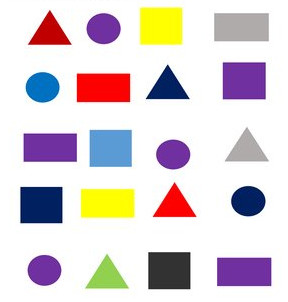
#> input picture Resources/shapes.png, 288 x 302 px, found by its file name
$ python contours-shape_detection.py
#> lines starting #> are read from the running program, lines starting #| are printed output that depends on the picture; after the words box and inside, x2 and y2 are one past the last pixel; in counts of white or black regions, pixels touching at a corner belong together
import cv2
import numpy as np

def getContours(img):
    contours, hierarchy = cv2.findContours(img,cv2.RETR_EXTERNAL,cv2.CHAIN_APPROX_NONE)
    for cnt in contours:
        area = cv2.contourArea(cnt)
        print(area)
        if area > 500:
            cv2.drawContours(imgContour, cnt, -1, (255, 0, 0), 3)
            peri = cv2.arcLength(cnt,True)
            print(peri)
            approx = cv2.approxPolyDP(cnt,0.2*peri,True)
            print(len(approx))
            objCorners = len(approx)
            x , y, w, h = cv2.boundingRect(approx)

            if objCorners ==3:ObjectType="Tri"
            elif objCorners == 4:
                aspRatio = w/float(h)
                if aspRatio > 0.95 and aspRatio < 1.05: objectType= "Square"
                else:objectType="Rectangle"
            elif objCorners>4: objectType="Circles"
            else:objectType="None"

            cv2.rectangle(imgContour,(x,y),(x+w,y+h),(0,255,0),2)
            cv2.putText(imgContour,objectType,
                        (x+(w//2)-10,y+(h//2)-10),cv2.FONT_HERSHEY_COMPLEX,0.5,
                        (0,255,255),2)

path = 'Resources/shapes.png'
img = cv2.imread(path)
#> img is the input picture: shape (302, 288, 3); mean B, G, R 213.7, 211.2, 220.6
imgContour = img.copy()

imgGray = cv2.cvtColor(img,cv2.COLOR_BGR2GRAY)
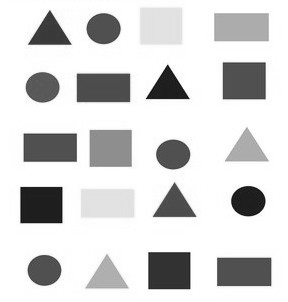
#> imgGray: shape (302, 288); min 9, max 255, mean 214.3
imgBlur = cv2.GaussianBlur(imgGray,(7,7),1)
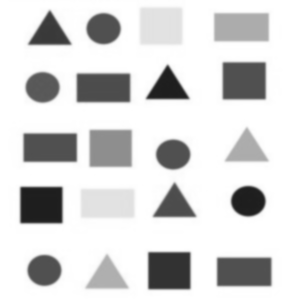
#> imgBlur: shape (302, 288); min 29, max 255, mean 214.3
imgCanny = cv2.Canny(imgBlur, 50, 50)
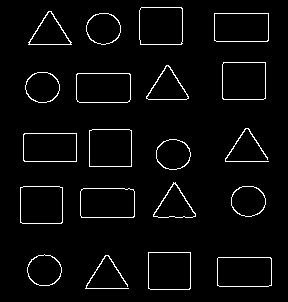
#> imgCanny: shape (302, 288); 3.4% white in thin lines or dots, all inside (x1, y1, x2, y2) = (20, 7, 272, 290)

imgBlank = np.zeros_like(img)
cv2.imshow("Original", img)
cv2.imshow("Gray", imgGray)
cv2.imshow("Blur", imgBlur)
cv2.waitKey(0)
